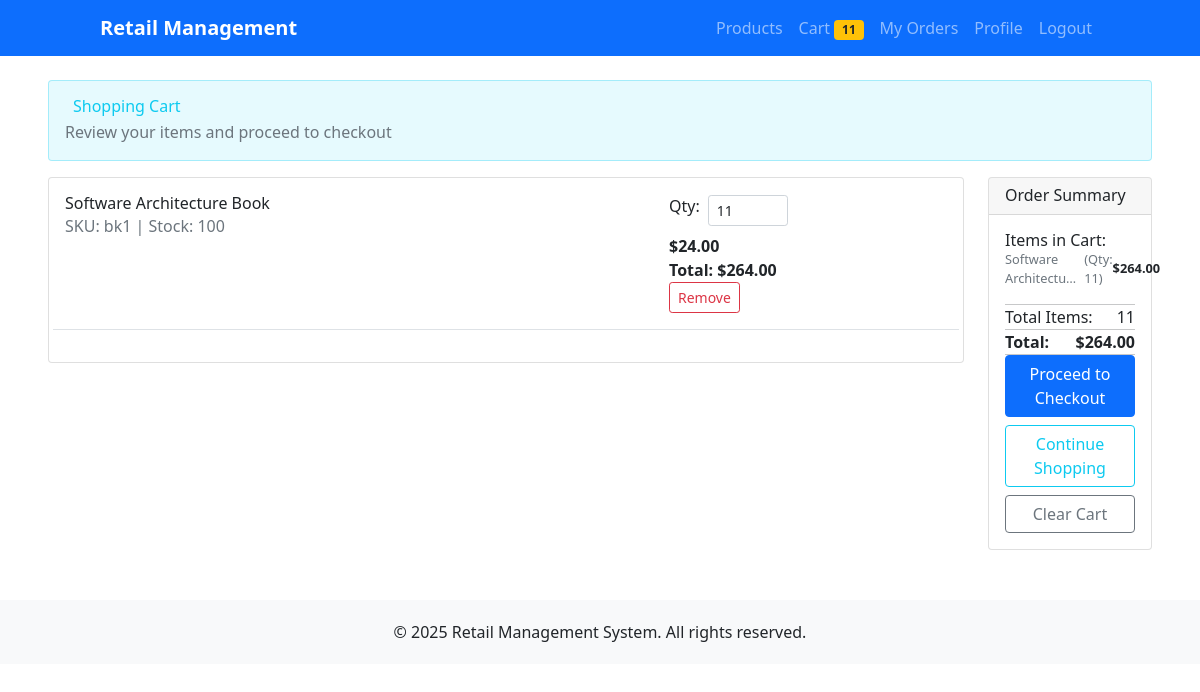
The app's page /cart/ (signed in), older data.
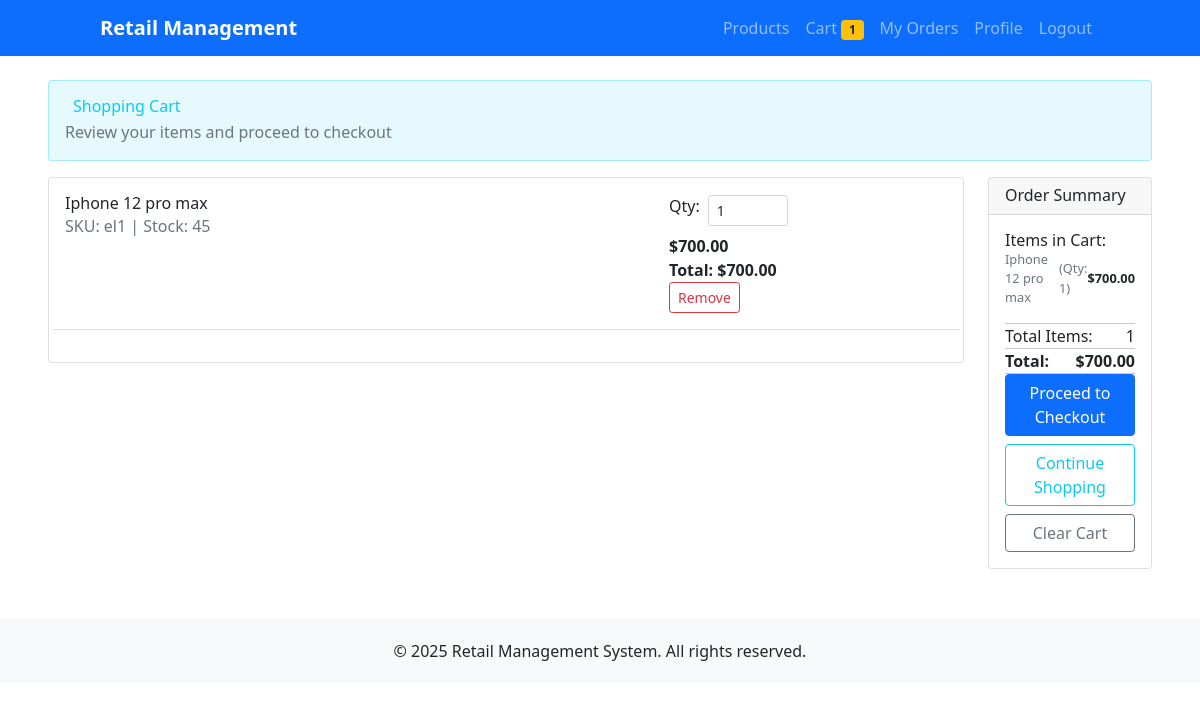
The same page, newer data.
### products/models.py (models this page shows, shortened)
class Product(models.Model):
    name = models.CharField(max_length=200)
    description = models.TextField(blank=True)
    sku = models.CharField(max_length=50, unique=True, help_text="Stock Keeping Unit")
    price = models.DecimalField(
        max_digits=10,
        decimal_places=2,
        validators=[MinValueValidator(Decimal('0.01'))]
    )
    category = models.ForeignKey(Category, on_delete=models.CASCADE, related_name='products')
    stock_quantity = models.PositiveIntegerField(default=0)
    is_active = models.BooleanField(default=True)
    created_at = models.DateTimeField(auto_now_add=True)
    updated_at = models.DateTimeField(auto_now=True)
    class Meta:
        ordering = ['name']
        indexes = [
            models.Index(fields=['sku']),
            models.Index(fields=['category']),
            models.Index(fields=['is_active']),
        ]

### cart/views.py (the view)
# urls.py: path('', views.cart_view, name='cart_view'),
def cart_view(request):
    cart = Cart(request)
    context = {
        'cart': cart,
        'cart_items': list(cart),
        'total_price': cart.get_total_price(),
        'total_items': cart.get_total_items(),
    }
    return render(request, 'cart/cart.html', context)

### accounts/context_processors.py (called while the page is built)
def user_admin_status(request):
    if request.user.is_authenticated:
        if request.user.is_superuser:
            return {'user_is_admin': True}
        if hasattr(request.user, 'profile'):
            return {'user_is_admin': request.user.profile.is_admin}
    return {'user_is_admin': False}

def cart_context(request):
    if request.user.is_authenticated:
        from cart.models import Cart
        cart = Cart(request)
        return {
            'cart_total_items': cart.get_total_items(),
            'cart_total_price': cart.get_total_price(),
        }
    return {
        'cart_total_items': 0,
        'cart_total_price': 0,
    }

### cart/models.py (called while the page is built, shortened)
    @property
    def total_price(self):
        return self.product.price * self.quantity

    def __iter__(self):
        if self.user:
            cart_items = CartItem.objects.filter(user=self.user)
            for cart_item in cart_items:
                yield {
                    'product': cart_item.product,
                    'quantity': cart_item.quantity,
                    'price': str(cart_item.product.price),
                    'total_price': cart_item.total_price
                }

### templates/cart/cart.html (shortened to what the changed rows need)
{% extends 'accounts/base.html' %}
{% block content %}
<div class="row">
    <div class="col-12">
        <div class="card" style="background-color: rgba(13, 202, 240, 0.1); border: 1px solid rgba(13, 202, 240, 0.3);" mb-4>
            <div class="card-body">
                <div class="d-flex justify-content-between align-items-center">
                    <div>
                        <h2 class="mb-1 text-info">
                            Shopping Cart
                        </h2>
                    </div>
                </div>
            </div>
        </div>
    </div>
</div>
<div class="row mt-3">
    <div class="col-md-10">
        {% if cart_items %}
            <div class="card">
                <div class="card-body">
                        {% for item in cart_items %}
                            <div class="row mb-3 border-bottom pb-3">
                                <div class="col-md-8">
                                    <h5>{{ item.product.name }}</h5>
                                    <p class="text-muted">SKU: {{ item.product.sku }} | Stock: {{ item.product.stock_quantity }}</p>
                                </div>
                                <div class="col-md-4">
                                    <div class="d-flex align-items-center mb-2">
                                        <label for="quantity-{{ item.product.id }}" class="form-label me-2">Qty:</label>
                                        <form method="post" action="{% url 'cart:cart_update' item.product.id %}" class="d-inline">
                                            <input type="number"
                                                   id="quantity-{{ item.product.id }}"
                                                   name="quantity"
                                                   value="{{ item.quantity }}"
                                                   min="1"
                                                   max="{{ item.product.stock_quantity }}"
                                                   class="form-control form-control-sm"
                                                   style="width: 80px;"
                                                   onchange="this.form.submit()">
                                        </form>
                                    </div>
                                    <p class="fw-bold">${{ item.product.price|floatformat:2 }}</p>
                                    <p class="fw-bold">Total: ${{ item.total_price|floatformat:2 }}</p>
                                    <form method="post" action="{% url 'cart:cart_remove' item.product.id %}" class="d-inline">
                                        <button type="submit" class="btn btn-outline-danger btn-sm">Remove</button>
                                    </form>
                                </div>
                            </div>
                        {% endfor %}
                </div>
            </div>
        {% endif %}
    </div>
    <div class="col-md-2">
        <div class="card sticky-top" style="top: 20px;">
            <div class="card-body">
                {% if cart_items %}
                    <div class="mb-3">
                        <h6>Items in Cart:</h6>
                        {% for item in cart_items %}
                            <div class="d-flex justify-content-between align-items-center mb-2">
                                <div class="d-flex align-items-center gap-2">
                                    <small class="text-muted">{{ item.product.name|truncatechars:20 }}</small>
                                    <small class="text-muted">(Qty: {{ item.quantity }})</small>
                                </div>
                                <small class="fw-bold">${{ item.total_price|floatformat:2 }}</small>
                            </div>
                        {% endfor %}
                    </div>
                    <hr>
                    <div class="d-flex justify-content-between">
                        <span>Total Items:</span>
                        <span>{{ cart_total_items }}</span>
                    </div>
                    <hr>
                    <div class="d-flex justify-content-between fw-bold">
                        <span>Total:</span>
                        <span>${{ cart_total_price|floatformat:2 }}</span>
                    </div>
                    <hr>
                    <div class="d-grid gap-2">
                        <a href="{% url 'cart:checkout' %}" class="btn btn-primary w-100">Proceed to Checkout</a>
                        <a href="{% url 'products:product_list' %}" class="btn btn-outline-info w-100">Continue Shopping</a>
                        <form method="post" action="{% url 'cart:cart_clear' %}">
                            <button type="submit" class="btn btn-outline-secondary w-100">Clear Cart</button>
                        </form>
                    </div>
                {% endif %}
            </div>
        </div>
    </div>
</div>
{% endblock %}

Row changes from the older to the newer data that the page shows:
no longer on this page (row edited): Product: product.name "Software Architecture Book", product.sku "bk1", product.stock_quantity "100", quantity "11", product.price "24.00", total_price "264.00", product.name "Software Architectu…"
now on this page (row edited): Product: product.name "Iphone 12 pro max", product.sku "el1", product.stock_quantity "45", quantity "1", product.price "700.00", total_price "700.00"
Text that changed along with them:
{{ cart_total_items }}: "11" → "1"
{{ cart_total_price|floatformat:2 }}: "264.00" → "700.00"
